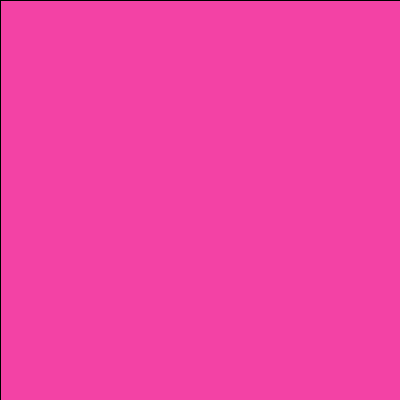
Frame 1 (no input)
Frame 60 (the mouse pressed at the canvas centre just before this capture): identical to frame 1, image omitted
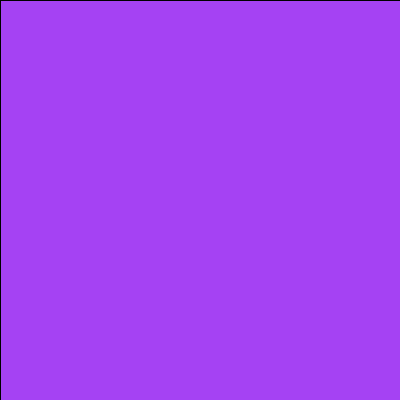
Frame 120 (the mouse held since frame 60 and released just before this capture)

The Processing sketch that drew these frames (run headless with seeded random() and noise(); from frame 60 on, the mouse is pressed at the canvas centre):

// Processing sketch: Questao_19
// ── Questao_19.pde
int [] vet = {(int)random(256),(int)random(256),(int)random(256)}, vetI;

void setup(){
  vetI = inverso(vet);
  size(400,400);
  println("vetor original: ");
  println(vet);
  println("vetor invertido: ");
  println(vetI);
}

void draw(){
  if(mousePressed)
    fill(vet[0], vet[1], vet[2]);
  else
    fill(vetI[0], vetI[1], vetI[2]);
  rect(0,0,width, height);
}

// ── inverso.pde
int[] inverso(int[] x){
  int[] vetI = new int[3];
  for(int i = 0; i<x.length; i++)
    vetI[i] = x[x.length-1-i];
  return vetI;
}
